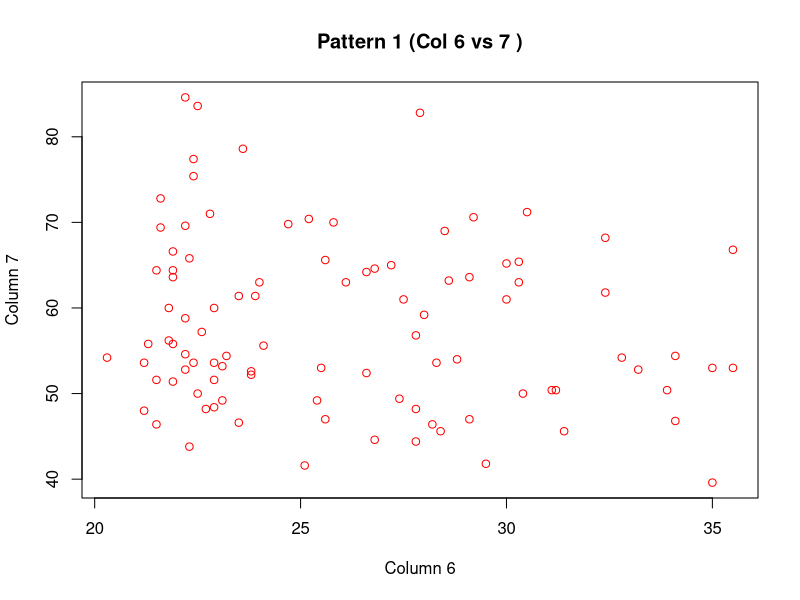
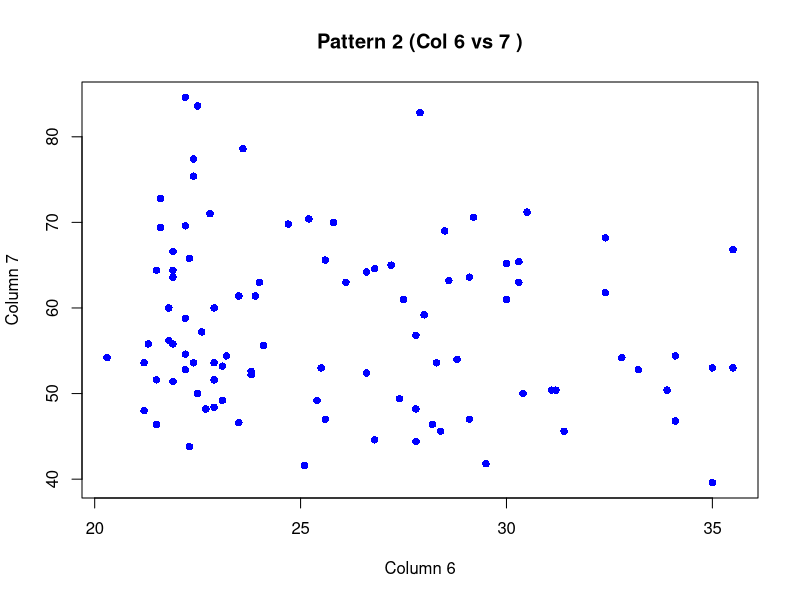
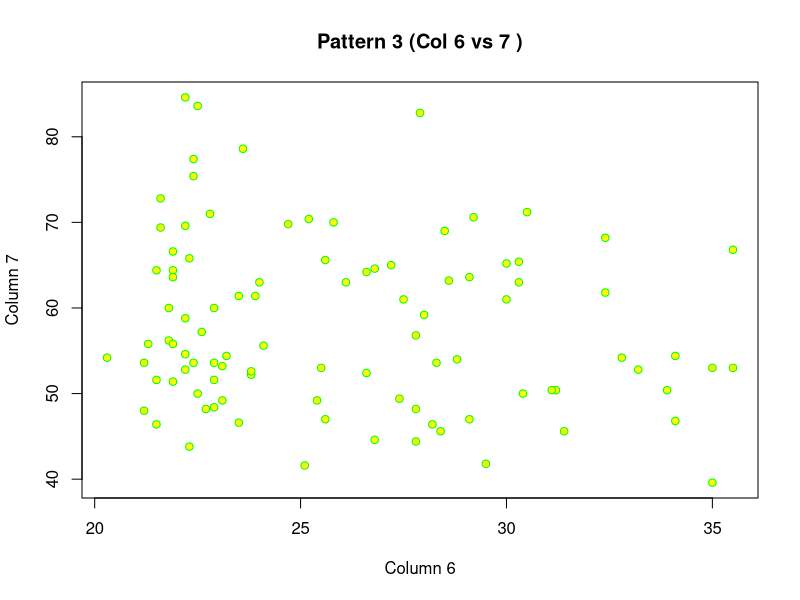

The R source for these figures, in order:

Body <- read.table("SampleData03_forR2.csv", header=TRUE, sep=",")

# ★ ここを自由に変更（使う2列）
x_col <- 6
y_col <- 7

# ★ マーカー設定（ここも自由に変更OK）
pch_list <- c(1, 16, 21)
col_list <- c("red", "blue", "green")
bg_list  <- c(NA, NA, "yellow")  # pch=21のときだけ使う

pdf("figs_9_15.pdf")

# データ取得
x <- Body[, x_col]
y <- Body[, y_col]

for(i in 1:3){
  plot(x, y,
       pch=pch_list[i],
       col=col_list[i],
       bg=bg_list[i],
       main=paste("Pattern", i,
                  "(Col", x_col, "vs", y_col, ")"),
       xlab=paste("Column", x_col),
       ylab=paste("Column", y_col))
}

dev.off()
